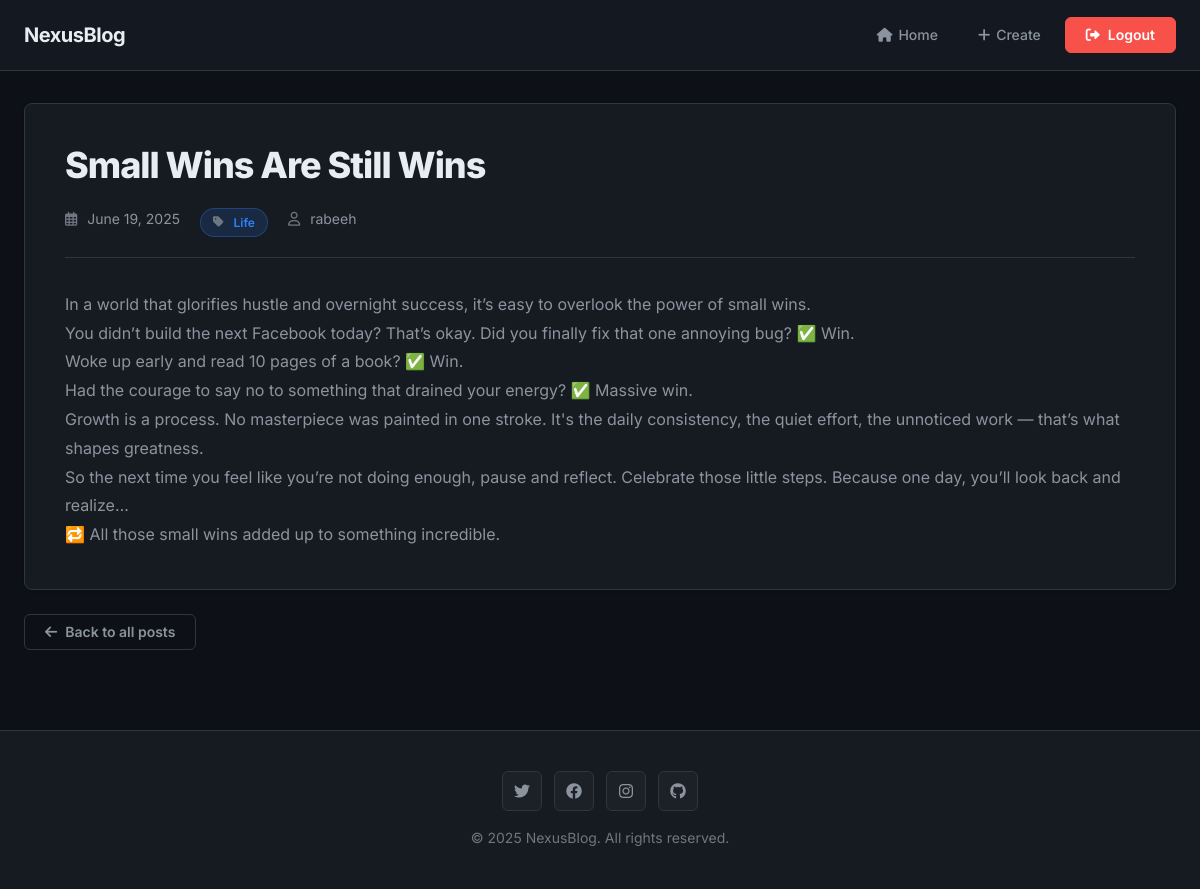
The page /post/7/ (signed in) on the database its author committed.
### blog/models.py (models this page shows, shortened)
class Post(models.Model):
    title = models.CharField(max_length=200)
    content = models.TextField()
    created_at = models.DateTimeField(auto_now_add=True)
    category = models.ForeignKey(Category, on_delete=models.CASCADE, null=True, blank=True)
    user = models.ForeignKey(User, on_delete=models.CASCADE,default=1)

class Category(models.Model):
    name = models.CharField(max_length=100)
    def __str__(self):
        return self.name

### blog/views.py (the view)
# urls.py: path('post/<int:pk>/',postDetailView.as_view(),name='post_detail'),
class postDetailView(LoginRequiredMixin,DetailView):
    login_url = 'login'
    model=Post
    template_name = 'post_detail.html'

### templates/post_detail.html (shortened to what this page needs)
{% extends 'base.html' %}
{% block content %}
<article class="post-detail glass">
    <h1 class="post-title">{{ object.title }}</h1>
    <div class="post-meta">
        <span><i class="far fa-calendar-alt"></i> {{ object.created_at|date:"F j, Y" }}</span>
        {% if object.category %}
        <span class="category-badge"><i class="fas fa-tag"></i> {{ object.category }}</span>
        {% endif %}
        <span><i class="far fa-user"></i> {{ user.username }}</span>
    </div>
    <div class="post-content">
        {{ object.content|linebreaks }}
    </div>
</article>
<div class="post-actions mb-4">
    <a href="{% url 'post_list' %}" class="btn btn-outline">
        <i class="fas fa-arrow-left"></i> Back to all posts
    </a>
</div>
{% endblock %}

### templates/base.html (style rules this page uses)
:root { --bg-primary: #0d1117; --bg-secondary: #161b22; --bg-tertiary: #1c2128; --text-primary: #e6edf3; --text-secondary: #8b949e; --text-tertiary: #6e7681; --accent-primary: #2f81f7; --accent-hover: #4493f8; --border-default: #30363d; --border-muted: #21262d; --success: #3fb950; --danger: #f85149; --warning: #d29922; --shadow-sm: 0 1px 3px rgba(0, 0, 0, 0.3); --shadow-md: 0 4px 12px rgba(0, 0, 0, 0.4); --shadow-lg: 0 8px 24px rgba(0, 0, 0, 0.5); }
* { margin: 0; padding: 0; box-sizing: border-box; }
body { font-family: 'Inter', -apple-system, BlinkMacSystemFont, 'Segoe UI', sans-serif; background: var(--bg-primary); color: var(--text-primary); line-height: 1.6; font-size: 16px; -webkit-font-smoothing: antialiased; -moz-osx-font-smoothing: grayscale; }
.card, .glass { background: var(--bg-secondary); border-radius: 8px; padding: 24px; margin-bottom: 24px; border: 1px solid var(--border-default); box-shadow: var(--shadow-sm); transition: all 0.2s ease; }
.category-badge { background: rgba(47, 129, 247, 0.15); color: var(--accent-primary); padding: 4px 12px; border-radius: 16px; font-size: 12px; font-weight: 600; display: inline-flex; align-items: center; gap: 4px; border: 1px solid rgba(47, 129, 247, 0.3); }
.btn { display: inline-flex; align-items: center; gap: 8px; padding: 10px 20px; border: 1px solid transparent; border-radius: 6px; text-decoration: none; font-weight: 600; font-size: 14px; cursor: pointer; transition: all 0.2s ease; font-family: inherit; line-height: 1; }
.btn i { font-size: 14px; }
.btn-outline { background: transparent; border-color: var(--border-default); color: var(--text-secondary); }
.post-detail { background: var(--bg-secondary); padding: 40px; border-radius: 8px; border: 1px solid var(--border-default); margin-bottom: 24px; box-shadow: var(--shadow-sm); }
.post-title { font-size: 36px; font-weight: 800; margin-bottom: 20px; color: var(--text-primary); letter-spacing: -1px; line-height: 1.2; }
.post-meta { color: var(--text-secondary); margin-bottom: 32px; padding-bottom: 20px; border-bottom: 1px solid var(--border-default); display: flex; gap: 20px; flex-wrap: wrap; font-size: 14px; }
.post-meta i { color: var(--text-tertiary); margin-right: 6px; }
.post-content { font-size: 16px; line-height: 1.8; color: var(--text-secondary); }
.post-actions { display: flex; gap: 12px; flex-wrap: wrap; }
.mb-4 { margin-bottom: 32px; }
a { color: var(--accent-primary); text-decoration: none; transition: color 0.2s ease; }

### rows shown on the page
Post: title "Small Wins Are Still Wins", created_at "June 19, 2025", category "Life", content "In a world that glorifies hustle and overnight success, it’s easy to overlook the power of small wins. You didn’t build the next Facebook today? That’s okay. Did you finally fix that one annoying bug? ✅ Win. Woke up early and read 10 pages of a book? ✅ Win. Had the courage to say no to something that drained your energy? ✅ Massive win. Growth is a process. No masterpiece was painted in one stroke. It's the daily consistency, the quiet effort, the unnoticed work — that’s what shapes greatness. So the next time you feel like you’re not doing enough, pause and reflect. Celebrate those little steps. Because one day, you’ll look back and realize… 🔁 All those small wins added up to something…"

### other values the page prints
{{ user.username }} "rabeeh"
